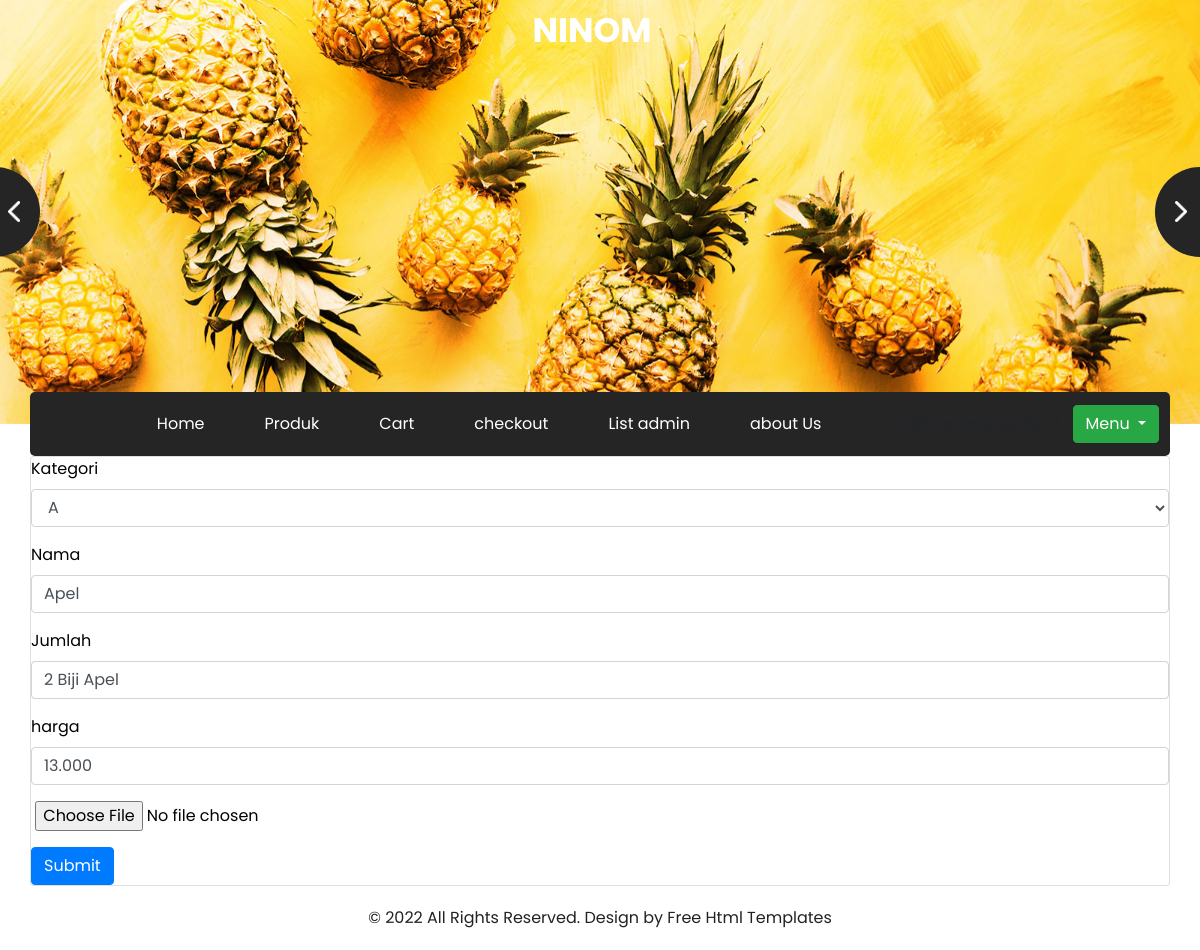
Page /buah/update/49 on the committed database.
### buah/models.py (models this page shows, shortened)
class Produk(models.Model):
    nama   = models.CharField(max_length=100, null=True)
    kategori       = models.ForeignKey(Kategori, on_delete=models.CASCADE, blank=True,null=True)
    harga  = models.CharField(max_length=100, null=True)
    jumlah = models.CharField(max_length=100, null=True)
    image  = models.ImageField(null=True, blank=True)
    class Meta:
        verbose_name_plural = "Produk"

### buah/views.py (the view, shortened to what this page needs)
# urls.py: path('update/<int:id>', buah_update,name='buah_update'),
def buah_update(request ,id ):
    template_name = 'back/buah_add.html'
    kategori = Kategori.objects.all()
    get_produk = Produk.objects.get(id=id)
    context = {
        'title':'my home',
        'kategori'   :kategori,
        'get_produk' : get_produk,
    }
    return render(request, template_name, context)

### templates/back/buah_add.html (shortened to what this page needs)
{% extends "front/base.html" %}
{% load static %}
{% block konten %}
    <div class="container">
        <div class="card">
            <div class="body">
                <form method="POST">
                    <div class="mb-3">
                      <label  class="form-label">Kategori</label>
                      <select name="kategori" id="" class="form-control">
                        {% for kategori in kategori   %}
                            {% if get_produk.kategori == kategori %}
                                <option value="{{ kategori.nama }}" selected="selected">{{kategori.nama}}</option>
                            {% else %}
                                <option value="{{ kategori.nama }}" >{{kategori.nama}}</option>
                            {% endif %}
                        {% endfor %}
                      </select>
                    </div>
                    <div class="mb-3">
                      <label for="exampleInputPassword1" class="form-label">Nama</label>
                      <input type="text" class="form-control" name="nama" value ="{{get_produk.nama}}">
                    </div>
                    <div class="mb-3">
                      <label for="exampleInputPassword1" class="form-label">Jumlah</label>
                      <input type="text" class="form-control" name="jumlah" value ="{{get_produk.jumlah}}">
                    </div>
                    <div class="mb-3">
                      <label for="exampleInputPassword1" class="form-label">harga</label>
                      <input type="text" class="form-control" name="harga" value ="{{get_produk.harga}}">
                    </div>
                    <p class="image_upload">
                      <input type="file" name="userImage" id="userImage">
                    </p>
                    <button type="submit" class="btn btn-primary">Submit</button>
                  </form>
                </div>
            </div>
        </div>
{% endblock konten %}

### static/style/css/style.css (style rules this page uses)
body { font-family: "Poppins", sans-serif; color: #040000; background-color: #ffffff; }
.btn, .btn:focus { outline: none !important; -webkit-box-shadow: none; box-shadow: none; }

### static/style/css/responsive.css (style rules this page uses)
@media (min-width: 1200px) { .container { max-width: 1170px; } }

### rows in the picture
Produk: nama "Apel", jumlah "2 Biji Apel", harga "13.000"

### other values in the picture
form field kategori "A"
